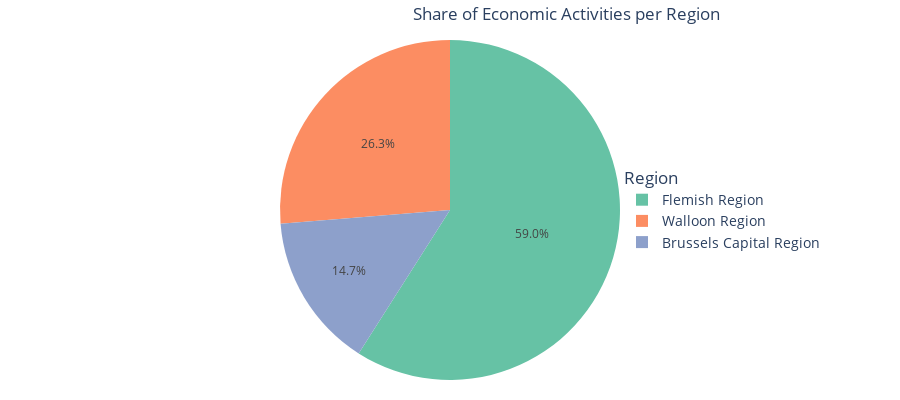

The cell this chart's notebook holds for it:
### Code cell
fig = px.pie(
    df_overall, 
    names='region', 
    values='activity_count',
    title='Share of Economic Activities per Region',
    color='region',
    color_discrete_sequence=px.colors.qualitative.Set2
)

fig.update_traces(
    textinfo='percent+label',
    texttemplate='%{percent:.1%}',
    hovertemplate='%{label}: %{value} activities<br>(%{percent:.1%})'
)


fig.update_layout(
    title_x=0.8, 
    margin=dict(t=40, b=20, l=20, r=20),  
    showlegend=True,
    legend_title_text='Region',
    legend=dict(
        orientation="v",     
        yanchor="middle",    
        y=0.5,               
        xanchor="left",     
        x=0.7,          
        font=dict(size=14)
    ),
    height=400,   
  
)



fig.show()

### Figure 1 — Plotly figure (JSON) as saved in the notebook; plotly's stock layout.template omitted (floating-point values rounded to 4 significant figures)
{"data": [{"customdata": [["Flemish Region"], ["Walloon Region"], ["Brussels Capital Region"]], "domain": {"x": [0, 1], "y": [0, 1]}, "hovertemplate": "%{label}: %{value} activities<br>(%{percent:.1%})", "labels": ["Flemish Region", "Walloon Region", "Brussels Capital Region"], "legendgroup": "", "marker": {"colors": ["rgb(102,194,165)", "rgb(252,141,98)", "rgb(141,160,203)"]}, "name": "", "showlegend": true, "textinfo": "percent+label", "texttemplate": "%{percent:.1%}", "type": "pie", "values": [3227170, 1437103, 803278]}], "layout": {"height": 400, "legend": {"font": {"size": 14}, "orientation": "v", "title": {"text": "Region"}, "tracegroupgap": 0, "x": 0.7, "xanchor": "left", "y": 0.5, "yanchor": "middle"}, "margin": {"b": 20, "l": 20, "r": 20, "t": 40}, "piecolorway": ["rgb(102,194,165)", "rgb(252,141,98)", "rgb(141,160,203)", "rgb(231,138,195)", "rgb(166,216,84)", "rgb(255,217,47)", "rgb(229,196,148)", "rgb(179,179,179)", "rgb(102,194,165)", "rgb(252,141,98)", "rgb(141,160,203)", "rgb(231,138,195)", "rgb(166,216,84)", "rgb(255,217,47)", "rgb(229,196,148)", "rgb(179,179,179)", "rgb(102,194,165)", "rgb(252,141,98)", "rgb(141,160,203)", "rgb(231,138,195)", "rgb(166,216,84)", "rgb(255,217,47)", "rgb(229,196,148)", "rgb(179,179,179)", "rgb(102,194,165)", "rgb(252,141,98)", "rgb(141,160,203)", "rgb(231,138,195)", "rgb(166,216,84)", "rgb(255,217,47)", "rgb(229,196,148)", "rgb(179,179,179)"], "showlegend": true, "title": {"text": "Share of Economic Activities per Region", "x": 0.8}}}
